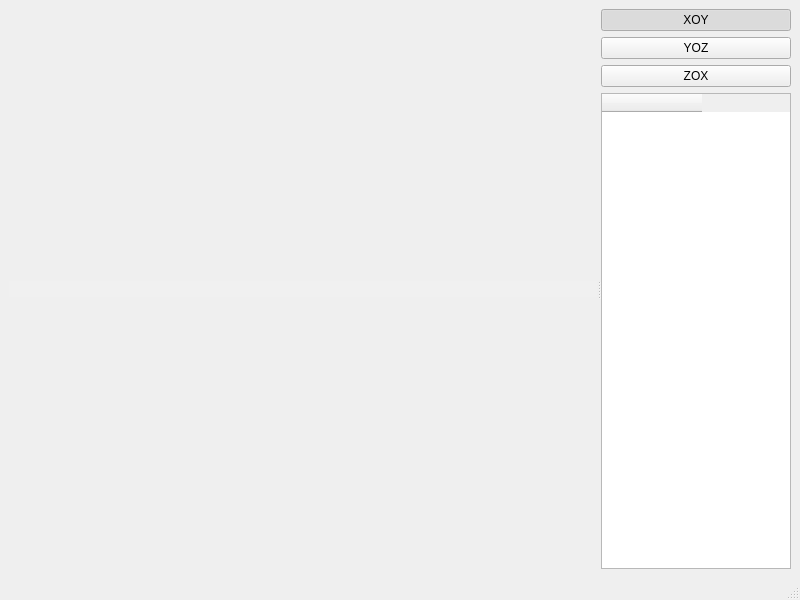
<?xml version="1.0" encoding="UTF-8"?>
<ui version="4.0">
 <class>MainWindow</class>
 <widget class="QMainWindow" name="MainWindow">
  <property name="geometry">
   <rect>
    <x>0</x>
    <y>0</y>
    <width>800</width>
    <height>600</height>
   </rect>
  </property>
  <property name="windowTitle">
   <string>MainWindow</string>
  </property>
  <widget class="QWidget" name="centralwidget">
   <layout class="QGridLayout" name="gridLayout_3">
    <item row="0" column="0">
     <widget class="QSplitter" name="splitter">
      <property name="orientation">
       <enum>Qt::Orientation::Horizontal</enum>
      </property>
      <widget class="QWidget" name="widget" native="true">
       <property name="sizePolicy">
        <sizepolicy hsizetype="Expanding" vsizetype="Preferred">
         <horstretch>15</horstretch>
         <verstretch>0</verstretch>
        </sizepolicy>
       </property>
       <layout class="QGridLayout" name="gridLayout">
        <item row="1" column="0">
         <layout class="QGridLayout" name="layout"/>
        </item>
        <item row="0" column="0">
         <widget class="QLineEdit" name="lineEdit_name">
          <property name="styleSheet">
           <string notr="true">background-color: rgb(240, 240, 240);
border:none;</string>
          </property>
          <property name="alignment">
           <set>Qt::AlignmentFlag::AlignCenter</set>
          </property>
          <property name="dragEnabled">
           <bool>true</bool>
          </property>
          <property name="readOnly">
           <bool>true</bool>
          </property>
         </widget>
        </item>
       </layout>
      </widget>
      <widget class="QWidget" name="widget_2" native="true">
       <property name="sizePolicy">
        <sizepolicy hsizetype="Preferred" vsizetype="Preferred">
         <horstretch>2</horstretch>
         <verstretch>0</verstretch>
        </sizepolicy>
       </property>
       <layout class="QGridLayout" name="gridLayout_2">
        <item row="0" column="0">
         <widget class="QPushButton" name="btn_xoy">
          <property name="text">
           <string>XOY</string>
          </property>
          <property name="checkable">
           <bool>true</bool>
          </property>
          <property name="checked">
           <bool>true</bool>
          </property>
          <attribute name="buttonGroup">
           <string notr="true">buttonGroup_camera</string>
          </attribute>
         </widget>
        </item>
        <item row="2" column="0">
         <widget class="QPushButton" name="btn_zox">
          <property name="text">
           <string>ZOX</string>
          </property>
          <property name="checkable">
           <bool>true</bool>
          </property>
          <attribute name="buttonGroup">
           <string notr="true">buttonGroup_camera</string>
          </attribute>
         </widget>
        </item>
        <item row="5" column="0">
         <widget class="QTableWidget" name="table">
          <column>
           <property name="text">
            <string/>
           </property>
          </column>
         </widget>
        </item>
        <item row="1" column="0">
         <widget class="QPushButton" name="btn_yoz">
          <property name="text">
           <string>YOZ</string>
          </property>
          <property name="checkable">
           <bool>true</bool>
          </property>
          <attribute name="buttonGroup">
           <string notr="true">buttonGroup_camera</string>
          </attribute>
         </widget>
        </item>
       </layout>
      </widget>
     </widget>
    </item>
   </layout>
  </widget>
  <widget class="QMenuBar" name="menubar">
   <property name="geometry">
    <rect>
     <x>0</x>
     <y>0</y>
     <width>800</width>
     <height>21</height>
    </rect>
   </property>
  </widget>
  <widget class="QStatusBar" name="statusbar"/>
 </widget>
 <resources/>
 <connections/>
 <buttongroups>
  <buttongroup name="buttonGroup_camera"/>
 </buttongroups>
</ui>
